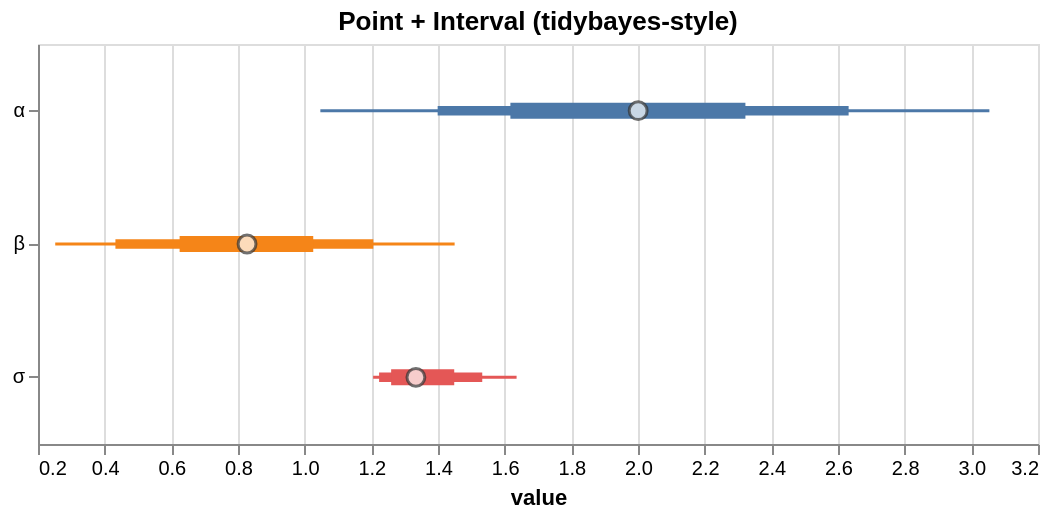

Express this chart as Vega-Lite.
### Vega-Lite specification from a JSON file in a GitHub repository (floating-point values rounded to 4 significant figures)
{"$schema": "https://vega.github.io/schema/vega-lite/v5.json", "config": {"axis": {"labelLimit": 0}, "header": {"labelLimit": 0}, "legend": {"labelLimit": 0}}, "data": {"values": [{"__point__": 1.334, "hi_0_5_": 1.449, "hi_0_8_": 1.533, "hi_0_95_": 1.636, "lo_0_5_": 1.259, "lo_0_8_": 1.223, "lo_0_95_": 1.205, "parameter": "σ"}, {"__point__": 2.0, "hi_0_5_": 2.322, "hi_0_8_": 2.632, "hi_0_95_": 3.054, "lo_0_5_": 1.617, "lo_0_8_": 1.399, "lo_0_95_": 1.047, "parameter": "α"}, {"__point__": 0.8271, "hi_0_5_": 1.026, "hi_0_8_": 1.206, "hi_0_95_": 1.45, "lo_0_5_": 0.6249, "lo_0_8_": 0.4323, "lo_0_95_": 0.2517, "parameter": "β"}]}, "height": 200, "layer": [{"encoding": {"color": {"field": "parameter", "legend": null, "type": "nominal"}, "tooltip": [{"field": "__point__", "title": "value (estimate)", "type": "quantitative"}, {"field": "parameter", "type": "nominal"}, {"field": "lo_0_95_", "title": "95% lo", "type": "quantitative"}, {"field": "hi_0_95_", "title": "95% hi", "type": "quantitative"}], "x": {"field": "lo_0_95_", "scale": {"zero": false}, "title": "value", "type": "quantitative"}, "x2": {"field": "hi_0_95_"}, "y": {"axis": {"title": null}, "field": "parameter", "type": "nominal"}}, "mark": {"strokeWidth": 1.5, "type": "rule"}, "params": [{"bind": "scales", "name": "grid", "select": {"encodings": ["x"], "type": "interval"}}]}, {"encoding": {"color": {"field": "parameter", "legend": null, "type": "nominal"}, "tooltip": [{"field": "__point__", "title": "value (estimate)", "type": "quantitative"}, {"field": "parameter", "type": "nominal"}, {"field": "lo_0_95_", "title": "95% lo", "type": "quantitative"}, {"field": "hi_0_95_", "title": "95% hi", "type": "quantitative"}], "x": {"field": "lo_0_8_", "scale": {"zero": false}, "title": "value", "type": "quantitative"}, "x2": {"field": "hi_0_8_"}, "y": {"axis": {"title": null}, "field": "parameter", "type": "nominal"}}, "mark": {"strokeWidth": 4.75, "type": "rule"}}, {"encoding": {"color": {"field": "parameter", "legend": null, "type": "nominal"}, "tooltip": [{"field": "__point__", "title": "value (estimate)", "type": "quantitative"}, {"field": "parameter", "type": "nominal"}, {"field": "lo_0_95_", "title": "95% lo", "type": "quantitative"}, {"field": "hi_0_95_", "title": "95% hi", "type": "quantitative"}], "x": {"field": "lo_0_5_", "scale": {"zero": false}, "title": "value", "type": "quantitative"}, "x2": {"field": "hi_0_5_"}, "y": {"axis": {"title": null}, "field": "parameter", "type": "nominal"}}, "mark": {"strokeWidth": 8.0, "type": "rule"}}, {"encoding": {"tooltip": [{"field": "__point__", "title": "value (estimate)", "type": "quantitative"}, {"field": "parameter", "type": "nominal"}, {"field": "lo_0_95_", "title": "95% lo", "type": "quantitative"}, {"field": "hi_0_95_", "title": "95% hi", "type": "quantitative"}], "x": {"field": "__point__", "scale": {"zero": false}, "type": "quantitative"}, "y": {"field": "parameter", "type": "nominal"}}, "mark": {"color": "white", "filled": true, "size": 80, "stroke": "#333", "strokeWidth": 1.5, "type": "point"}}], "title": "Point + Interval (tidybayes-style)", "width": 500}
